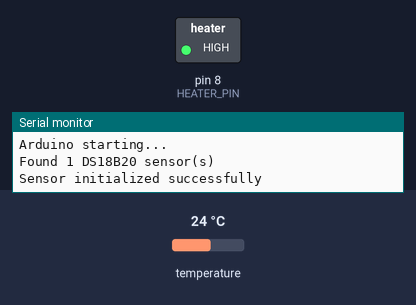
Bench run of a sketch on a simulated Arduino Uno, built with avr-gcc and run on an emulated ATmega328P. Parts: switched loads named in the sketch (green lamp = pin HIGH), the last lines printed to the serial monitor. The inputs (shaded band) are chosen by the test bench; at power-on: temperature 24 °C.

Above: at 2.2 s.
2.3 s: temperature set to 28.4 °C
13.0 s: temperature set to 29.7 °C
At 17.1 s:
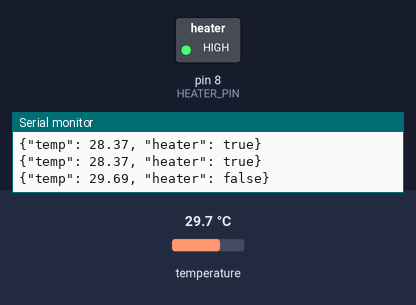
23.0 s: temperature set to 12 °C
At 27.1 s:
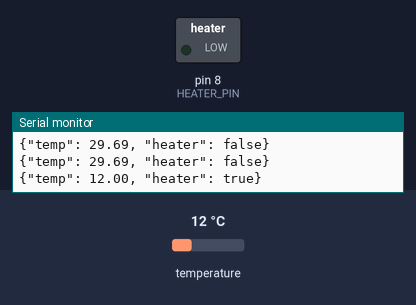
30.7 s: temperature set to 33 °C
At 32.6 s:
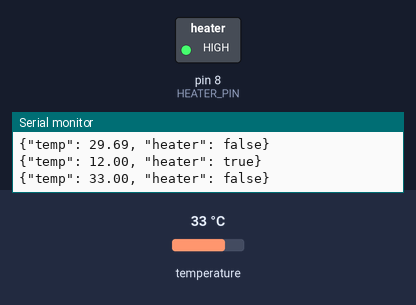
Timing chart, 0 to 34.1 s (numbered marks = the images above; inputs shaded):
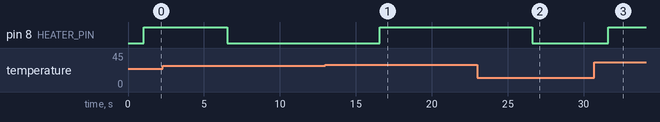

The sketch:

EFishPond.ino
```cpp
#include <OneWire.h>
#include <DallasTemperature.h>
#include <Wire.h>

// Pin definitions
#define ONE_WIRE_BUS 2
#define RELAY_OFF HIGH
#define RELAY_ON LOW
#define HEATER_PIN 8
#define BAUD_RATE 9600

// Global variables
bool heaterState = LOW;
bool sensorFound = false;
DeviceAddress sensorAddress;
unsigned long lastSendTime = 0;
const unsigned long SEND_INTERVAL = 5000; // Send data every 5 seconds

// Setup a oneWire instance to communicate with any OneWire device
OneWire oneWire(ONE_WIRE_BUS);
// Pass oneWire reference to DallasTemperature library
DallasTemperature sensors(&oneWire);
void setup()
{
  Serial.begin(BAUD_RATE);
  delay(1000); // Wait for serial connection to establish

  Serial.println("Arduino starting...");

  sensors.begin();

  // Search for DS18B20 sensor
  int deviceCount = sensors.getDeviceCount();
  Serial.print("Found ");
  Serial.print(deviceCount);
  Serial.println(" DS18B20 sensor(s)");

  if (deviceCount > 0) {
    // Get the address of the first sensor
    if (sensors.getAddress(sensorAddress, 0)) {
      sensorFound = true;
      sensors.setResolution(sensorAddress, 12);
      Serial.println("Sensor initialized successfully");
    } else {
      Serial.println("ERROR: Could not get sensor address");
    }
  } else {
    Serial.println("ERROR: No DS18B20 sensors found");
  }

  pinMode(HEATER_PIN, OUTPUT);
  digitalWrite(HEATER_PIN, RELAY_OFF);
}

void loop()
{
  if (!sensorFound) {
    Serial.println("Waiting for sensor...");
    delay(2000);
    return;
  }

  unsigned long currentTime = millis();

  // Read temperature and send to Raspberry Pi at regular intervals
  if (currentTime - lastSendTime >= SEND_INTERVAL) {
    lastSendTime = currentTime;
    readAndSendTemperature();
  }

  delay(100);
}

void readAndSendTemperature(void)
{
  sensors.requestTemperatures();
  delay(750); // Wait for temperature conversion

  float temp = sensors.getTempC(sensorAddress);

  // Validate temperature reading
  if (temp == -127.0 || temp == 85.0) {
    Serial.println("{\"error\": \"Sensor error\"}");
    return;
  }

  // Control heater based on temperature
  if (temp < 29) {
    digitalWrite(HEATER_PIN, RELAY_ON); // Turn heater ON
    heaterState = RELAY_ON;
  } else if (temp >= 29) {
    digitalWrite(HEATER_PIN, RELAY_OFF); // Turn heater OFF
    heaterState = RELAY_OFF;
  }

  // Send temperature data to Raspberry Pi in JSON format
  Serial.print("{\"temp\": ");
  Serial.print(temp);
  Serial.print(", \"heater\": ");
  Serial.print(heaterState == RELAY_ON ? "true" : "false");
  Serial.println("}");
}
```

Measured:
- after the input at 13.0 s, pin 8 (HEATER_PIN): LOW → HIGH after 3.6 s
- after the input at 23.0 s, pin 8 (HEATER_PIN): HIGH → LOW after 3.6 s
- after the input at 30.7 s, pin 8 (HEATER_PIN): LOW → HIGH after 0.92 s
